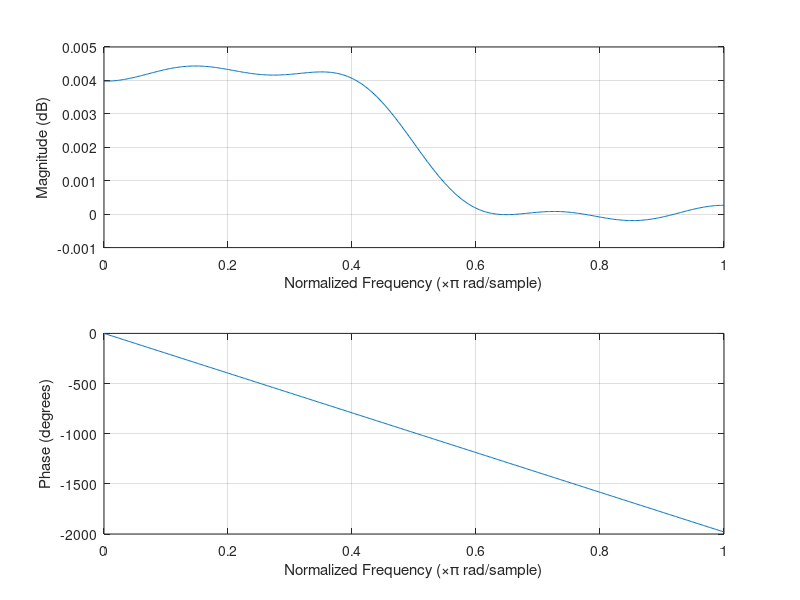

The MATLAB source for this figure: (Note: this script raises an error after producing the figure.)
# This is an octave script that implements the FIR algorithm for image sharpening.
# The script performs vertical sharpening and horizontal sharpening separately and then combines the two results to get the final sharpened image.
pkg load signal
pkg load image

# Filter : medium size high pass filter - 50%
coefficients = fir1(24, 0.5, "low");

# Round off values for efficient implementation so that +3, -3 coefficients are approximately 1. +4, -4 are nearly 0
coefficients = round(32 * coefficients);

# drop the last and first coefficient
coefficients = coefficients(2:end-1);

# Let the amplification factor be 1 then the resultin coefficients are
sig_i = zeros(1, 23);
sig_i(12) = 1;
filter = sig_i + 1 * coefficients/(2^16);

print(filter);

# Plot the filter
freqz(filter);

# load the file and apply the sharpness filter
img = imread("images.jpeg");
f_hor = filter;
f_ver = filter';

img_1 = imfilter(img, f_hor);
img_final = imfilter(img_1, f_ver);

imwrite(img_final, "sharpened_image.jpeg");

